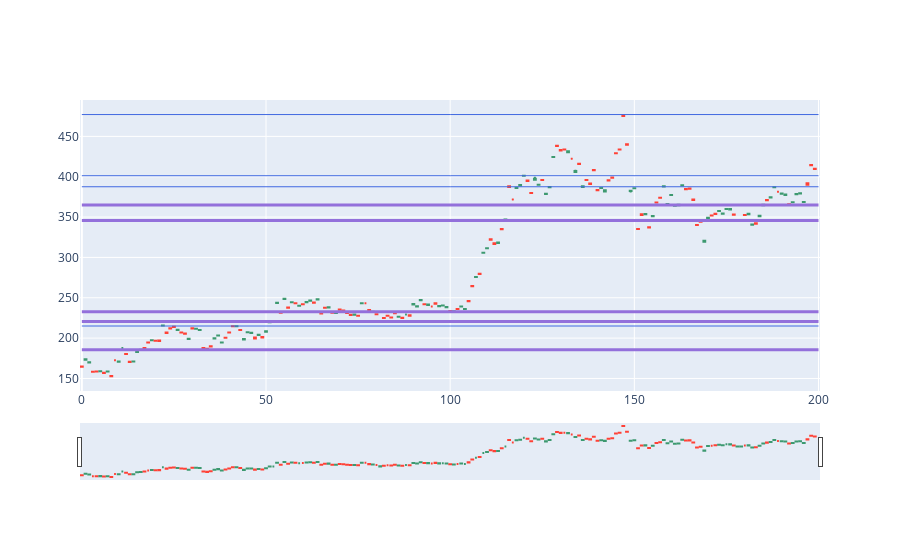

The cell this chart's notebook holds for it:
### Code cell
s = 0
e = 200
dfpl = ETHUSD_df1[s:e]
import plotly.graph_objects as go
from datetime import datetime
import matplotlib.pyplot as plt

fig = go.Figure(data=[go.Candlestick(x=dfpl.index,
                open=dfpl['open'],
                high=dfpl['high'],
                low=dfpl['low'],
                close=dfpl['close'])])

c=0
while (1):
    if(c>len(plotlist1)-1 ):#or sr[c][0]>e
        break
    fig.add_shape(type='line', x0=s, y0=plotlist1[c],
                  x1=e,
                  y1=plotlist1[c],
                  line=dict(color="MediumPurple",width=3)
                  )
    c+=1

c=0
while (1):
    if(c>len(plotlist2)-1 ):#or sr[c][0]>e
        break
    fig.add_shape(type='line', x0=s, y0=plotlist2[c],
                  x1=e,
                  y1=plotlist2[c],
                  line=dict(color="RoyalBlue",width=1)
                  )
    c+=1    

fig.show()

### Figure 1 — Plotly figure (JSON) as saved in the notebook; plotly's stock layout.template omitted (floating-point values rounded to 4 significant figures; data arrays with more than 128 entries replaced by an {"elided": "..."} marker saying what was removed)
{"data": [{"close": {"elided": "200 float values"}, "high": {"elided": "200 float values"}, "low": {"elided": "200 float values"}, "open": {"elided": "200 float values"}, "type": "candlestick", "x": {"elided": "200 int values"}}], "layout": {"shapes": [{"line": {"color": "MediumPurple", "width": 3}, "type": "line", "x0": 0, "x1": 200, "y0": 185.5, "y1": 185.5}, {"line": {"color": "MediumPurple", "width": 3}, "type": "line", "x0": 0, "x1": 200, "y0": 220.6, "y1": 220.6}, {"line": {"color": "MediumPurple", "width": 3}, "type": "line", "x0": 0, "x1": 200, "y0": 232.7, "y1": 232.7}, {"line": {"color": "MediumPurple", "width": 3}, "type": "line", "x0": 0, "x1": 200, "y0": 345.7, "y1": 345.7}, {"line": {"color": "MediumPurple", "width": 3}, "type": "line", "x0": 0, "x1": 200, "y0": 365.0, "y1": 365.0}, {"line": {"color": "RoyalBlue", "width": 1}, "type": "line", "x0": 0, "x1": 200, "y0": 215, "y1": 215}, {"line": {"color": "RoyalBlue", "width": 1}, "type": "line", "x0": 0, "x1": 200, "y0": 387.6, "y1": 387.6}, {"line": {"color": "RoyalBlue", "width": 1}, "type": "line", "x0": 0, "x1": 200, "y0": 401.2, "y1": 401.2}, {"line": {"color": "RoyalBlue", "width": 1}, "type": "line", "x0": 0, "x1": 200, "y0": 477.1, "y1": 477.1}]}}
